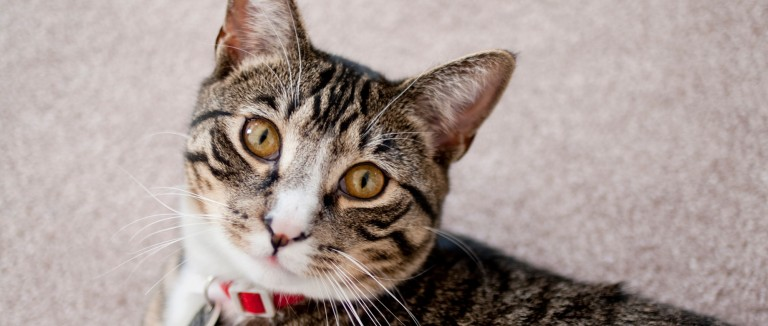
#> input picture Photos/cat2.jpg, 768 x 326 px
$ python Color_Channels.py
#> lines starting #> are read from the running program, lines starting #| are printed output that depends on the picture
# -*- coding: utf-8 -*-
"""
Created on Mon Nov 23 19:16:18 2020

@author: ricardo.montoya
"""

import cv2 as cv
import numpy as np

img = cv.imread("Photos/cat2.jpg")
#> img is the input picture: shape (326, 768, 3); mean B, G, R 148.6, 153.2, 167.5
cv.imshow("Cat", img)

blank = np.zeros(img.shape[:2], dtype="uint8")

b, g, r = cv.split(img)
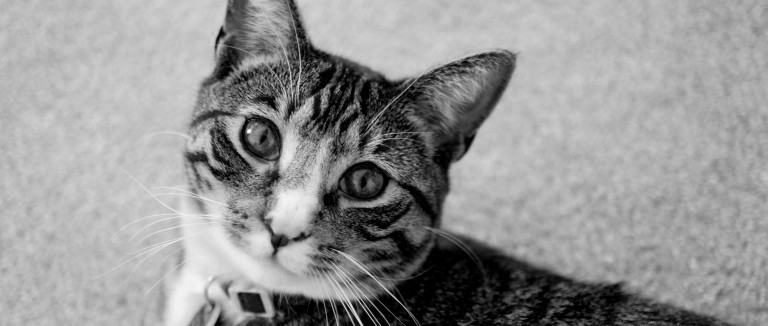
#> b: shape (326, 768); min 0, max 255, mean 148.6
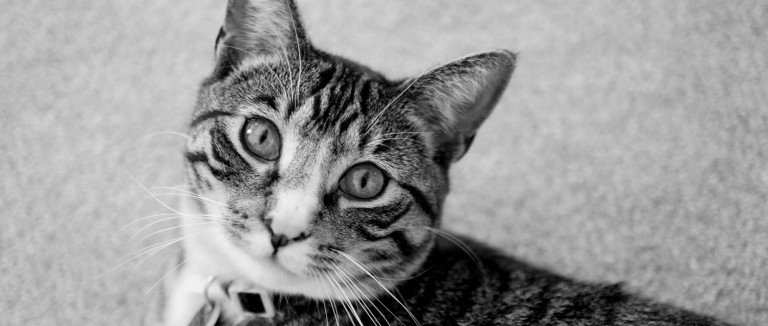
#> g: shape (326, 768); min 0, max 253, mean 153.2
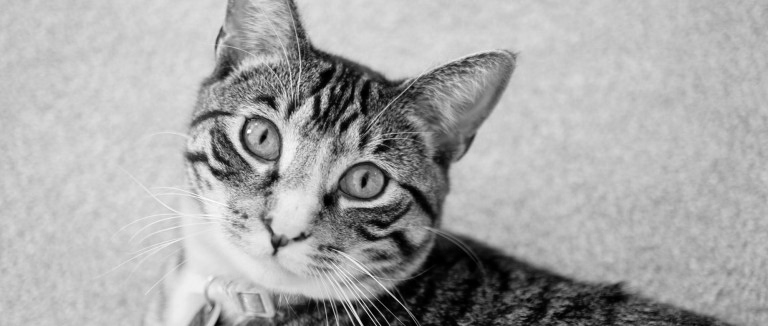
#> r: shape (326, 768); min 0, max 255, mean 167.5

blue = cv.merge([b, blank, blank])
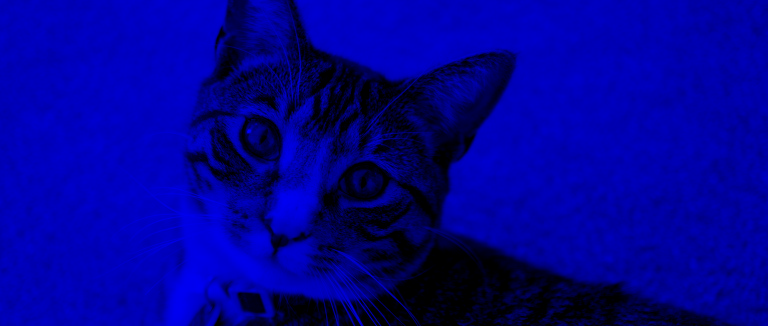
#> blue: shape (326, 768, 3); mean of channels 0, 1, 2 148.6, 0, 0; drawn as B, G, R
green = cv.merge([blank, g, blank])
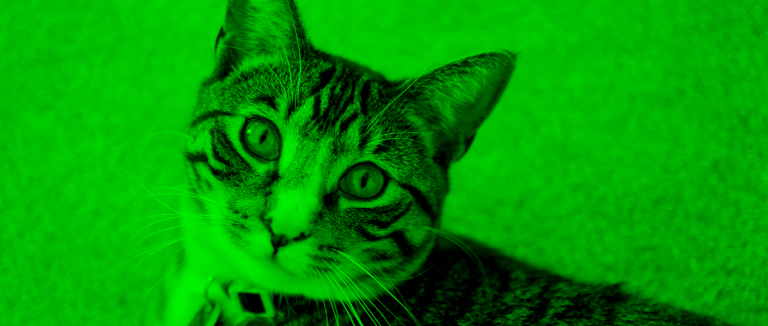
#> green: shape (326, 768, 3); mean of channels 0, 1, 2 0, 153.2, 0; drawn as B, G, R
red = cv.merge([blank, blank, r])
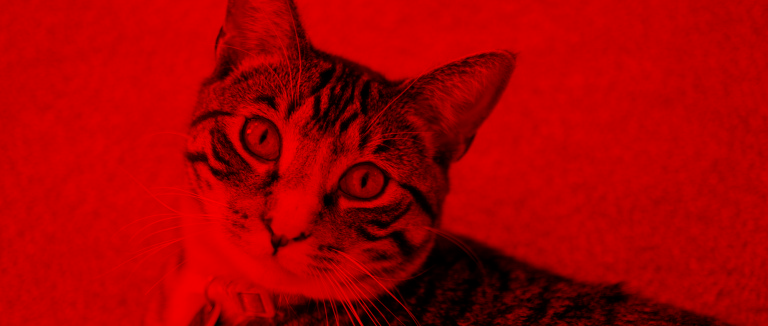
#> red: shape (326, 768, 3); mean of channels 0, 1, 2 0, 0, 167.5; drawn as B, G, R

cv.imshow("Blue", blue)
cv.imshow("Green", green)
cv.imshow("Red", red)

print(img.shape)
#| (326, 768, 3)
print(b.shape)
#| (326, 768)
print(g.shape)
#| (326, 768)
print(r.shape)
#| (326, 768)

merged = cv.merge([b, g, r])
cv.imshow("Merged", merged)

cv.waitKey(0)

$ run again, with Photos/cat.jpg copied over Photos/cat2.jpg
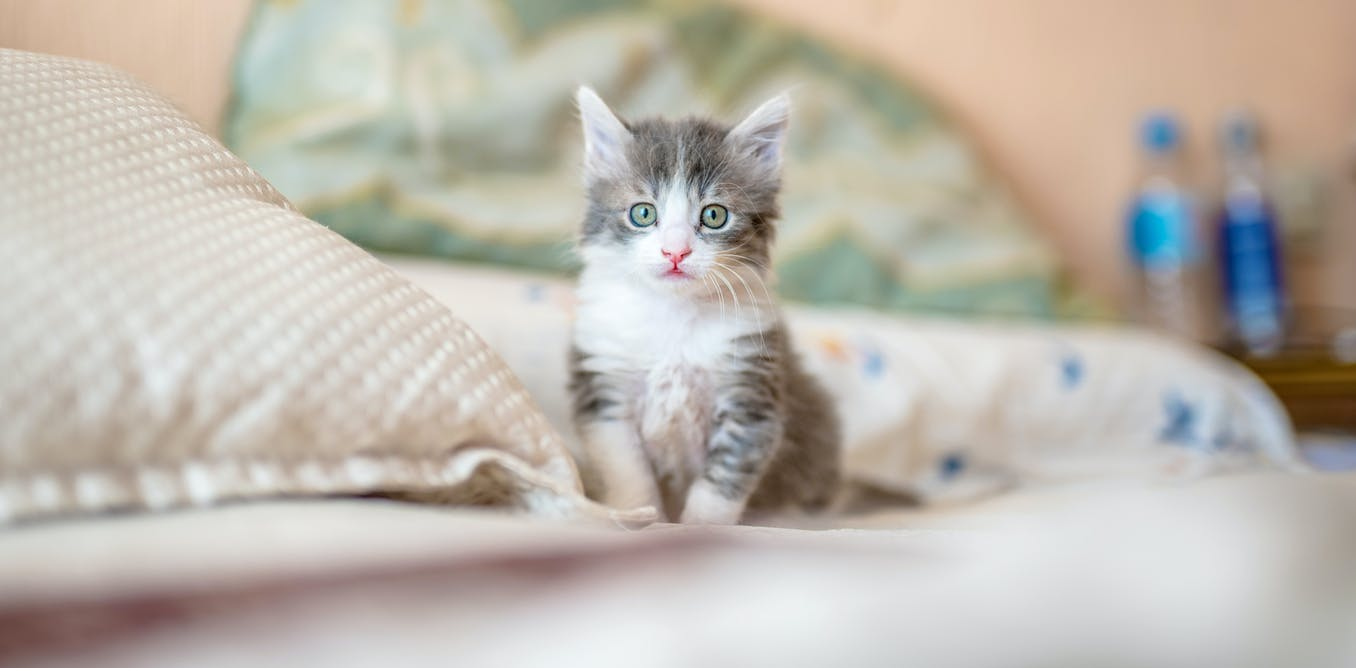
#> input picture Photos/cat.jpg, 1356 x 668 px
#> img is the input picture: shape (668, 1356, 3); mean B, G, R 173.6, 182.8, 188.8
#> `green = cv.merge([blank, g, blank])`:
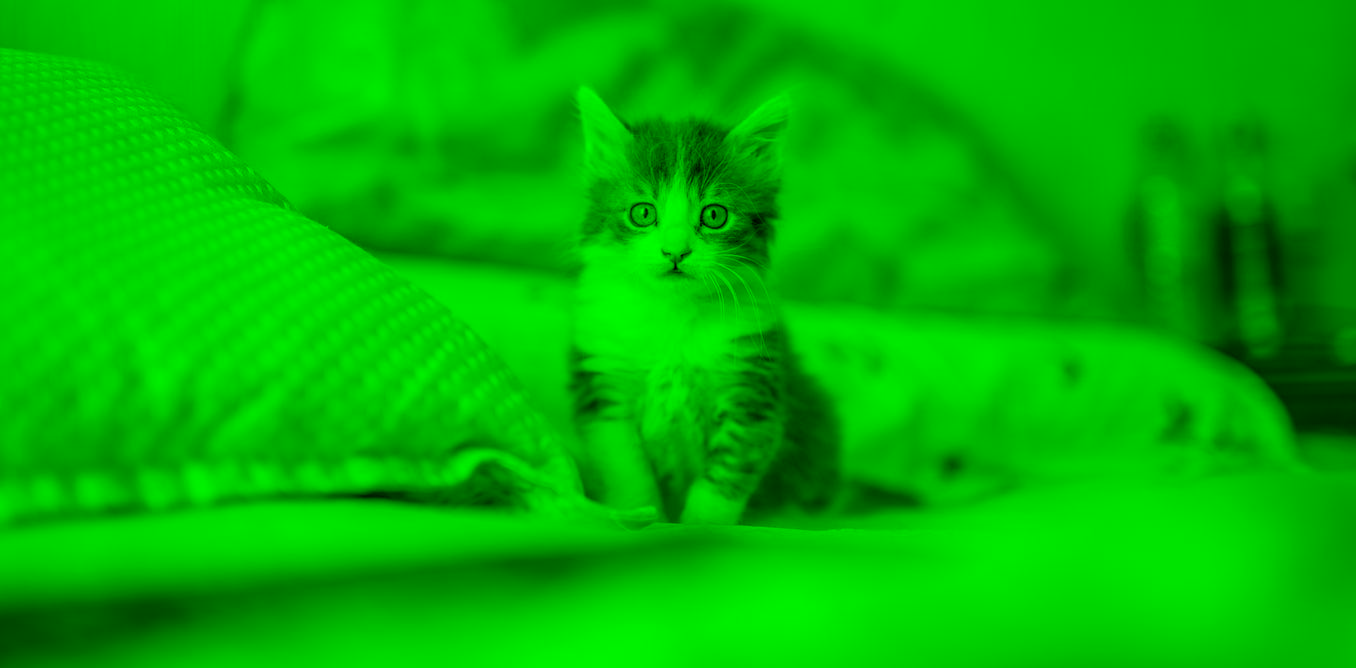
#> green: shape (668, 1356, 3); mean of channels 0, 1, 2 0, 182.8, 0; drawn as B, G, R
#> `red = cv.merge([blank, blank, r])`:
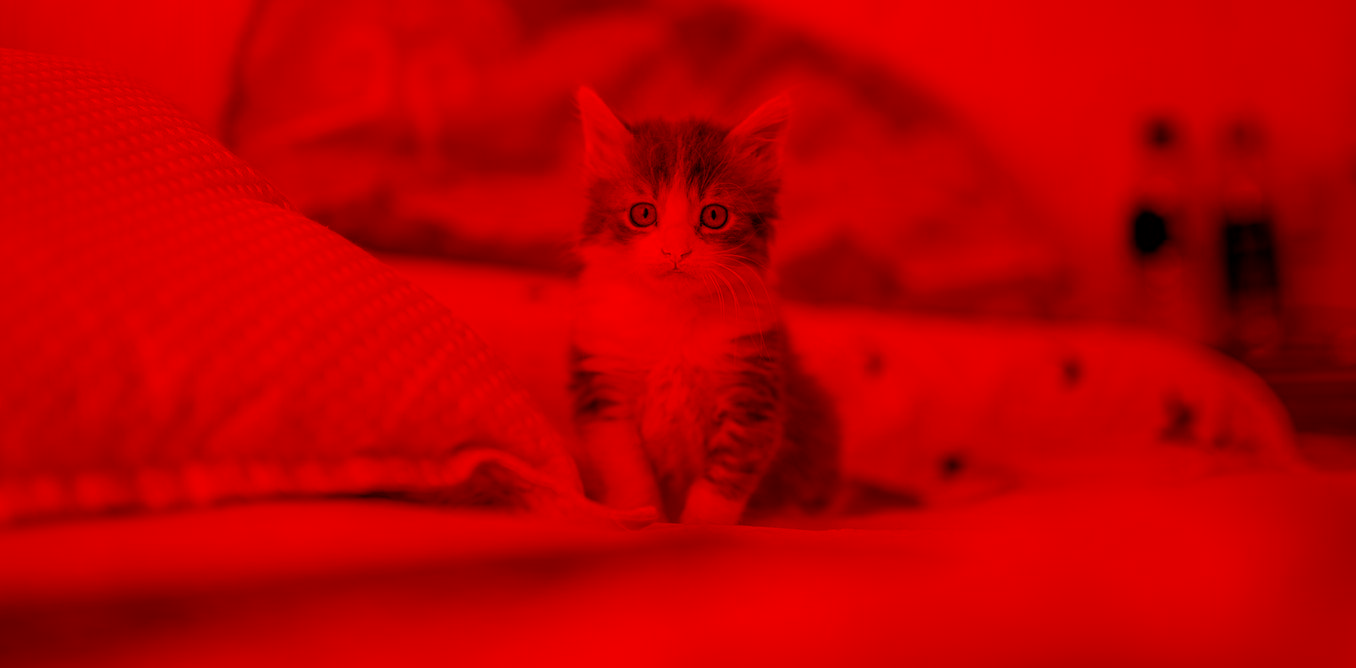
#> red: shape (668, 1356, 3); mean of channels 0, 1, 2 0, 0, 188.8; drawn as B, G, R
#| (668, 1356, 3)
#| (668, 1356)
#| (668, 1356)
#| (668, 1356)
